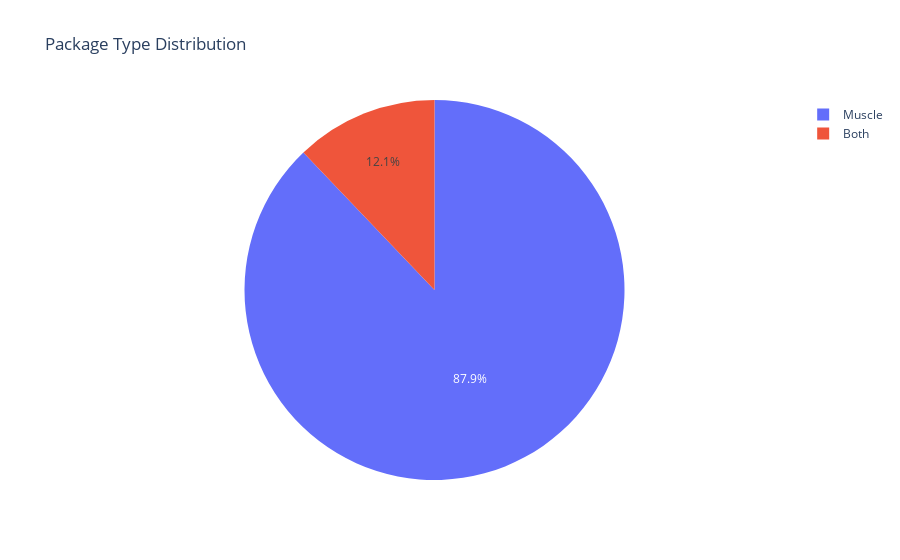

Notebook source saved alongside this figure:
### Code cell
# Package Type Distribution
package_type_fig=px.pie(values=pack_type_temp,names=pack_type_temp.index,title="Package Type Distribution")
package_type_fig.show()

### Figure 1 — Plotly figure (JSON) as saved in the notebook; plotly's stock layout.template omitted (floating-point values rounded to 4 significant figures)
{"data": [{"domain": {"x": [0, 1], "y": [0, 1]}, "hovertemplate": "label=%{label}<br>value=%{value}<extra></extra>", "labels": ["Muscle", "Both"], "legendgroup": "", "name": "", "showlegend": true, "type": "pie", "values": [232, 32]}], "layout": {"legend": {"tracegroupgap": 0}, "title": {"text": "Package Type Distribution"}}}
